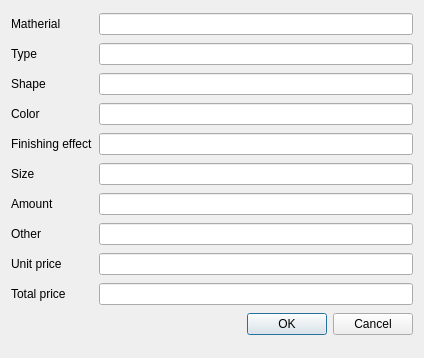
<?xml version="1.0" encoding="UTF-8"?>
<ui version="4.0">
 <class>Dialog</class>
 <widget class="QDialog" name="Dialog">
  <property name="geometry">
   <rect>
    <x>0</x>
    <y>0</y>
    <width>424</width>
    <height>358</height>
   </rect>
  </property>
  <property name="windowTitle">
   <string>Dialog</string>
  </property>
  <layout class="QGridLayout" name="gridLayout">
   <item row="7" column="2">
    <widget class="QLineEdit" name="size_line_edit"/>
   </item>
   <item row="4" column="2">
    <widget class="QLineEdit" name="shape_line_edit"/>
   </item>
   <item row="8" column="0">
    <widget class="QLabel" name="amount_label">
     <property name="text">
      <string>Amount</string>
     </property>
    </widget>
   </item>
   <item row="10" column="2">
    <widget class="QLineEdit" name="unit_price_line_edit"/>
   </item>
   <item row="11" column="0">
    <widget class="QLabel" name="total_price_label">
     <property name="text">
      <string>Total price</string>
     </property>
    </widget>
   </item>
   <item row="0" column="2">
    <widget class="QLineEdit" name="matherial_line_edit"/>
   </item>
   <item row="6" column="0">
    <widget class="QLabel" name="finnishing_effect_label">
     <property name="text">
      <string>Finishing effect</string>
     </property>
    </widget>
   </item>
   <item row="9" column="2">
    <widget class="QLineEdit" name="other_line_edit"/>
   </item>
   <item row="11" column="2">
    <widget class="QLineEdit" name="total_price_line_edit"/>
   </item>
   <item row="5" column="0">
    <widget class="QLabel" name="color_label">
     <property name="text">
      <string>Color</string>
     </property>
    </widget>
   </item>
   <item row="9" column="0">
    <widget class="QLabel" name="other_label">
     <property name="text">
      <string>Other</string>
     </property>
    </widget>
   </item>
   <item row="5" column="2">
    <widget class="QLineEdit" name="color_line_edit"/>
   </item>
   <item row="8" column="2">
    <widget class="QLineEdit" name="amount_line_edit"/>
   </item>
   <item row="4" column="0">
    <widget class="QLabel" name="shape_label">
     <property name="text">
      <string>Shape</string>
     </property>
    </widget>
   </item>
   <item row="6" column="2">
    <widget class="QLineEdit" name="finishing_effect_line_edit"/>
   </item>
   <item row="10" column="0">
    <widget class="QLabel" name="unit_price_label">
     <property name="text">
      <string>Unit price</string>
     </property>
    </widget>
   </item>
   <item row="1" column="2">
    <widget class="QLineEdit" name="type_line_edit"/>
   </item>
   <item row="7" column="0">
    <widget class="QLabel" name="size_label">
     <property name="text">
      <string>Size</string>
     </property>
    </widget>
   </item>
   <item row="1" column="0">
    <widget class="QLabel" name="type_label">
     <property name="text">
      <string>Type</string>
     </property>
    </widget>
   </item>
   <item row="0" column="0">
    <widget class="QLabel" name="matherial_label">
     <property name="text">
      <string>Matherial</string>
     </property>
    </widget>
   </item>
   <item row="12" column="2">
    <widget class="QDialogButtonBox" name="buttonBox">
     <property name="orientation">
      <enum>Qt::Horizontal</enum>
     </property>
     <property name="standardButtons">
      <set>QDialogButtonBox::Cancel|QDialogButtonBox::Ok</set>
     </property>
    </widget>
   </item>
  </layout>
 </widget>
 <resources/>
 <connections>
  <connection>
   <sender>buttonBox</sender>
   <signal>accepted()</signal>
   <receiver>Dialog</receiver>
   <slot>accept()</slot>
   <hints>
    <hint type="sourcelabel">
     <x>248</x>
     <y>254</y>
    </hint>
    <hint type="destinationlabel">
     <x>157</x>
     <y>274</y>
    </hint>
   </hints>
  </connection>
  <connection>
   <sender>buttonBox</sender>
   <signal>rejected()</signal>
   <receiver>Dialog</receiver>
   <slot>reject()</slot>
   <hints>
    <hint type="sourcelabel">
     <x>316</x>
     <y>260</y>
    </hint>
    <hint type="destinationlabel">
     <x>286</x>
     <y>274</y>
    </hint>
   </hints>
  </connection>
 </connections>
</ui>
